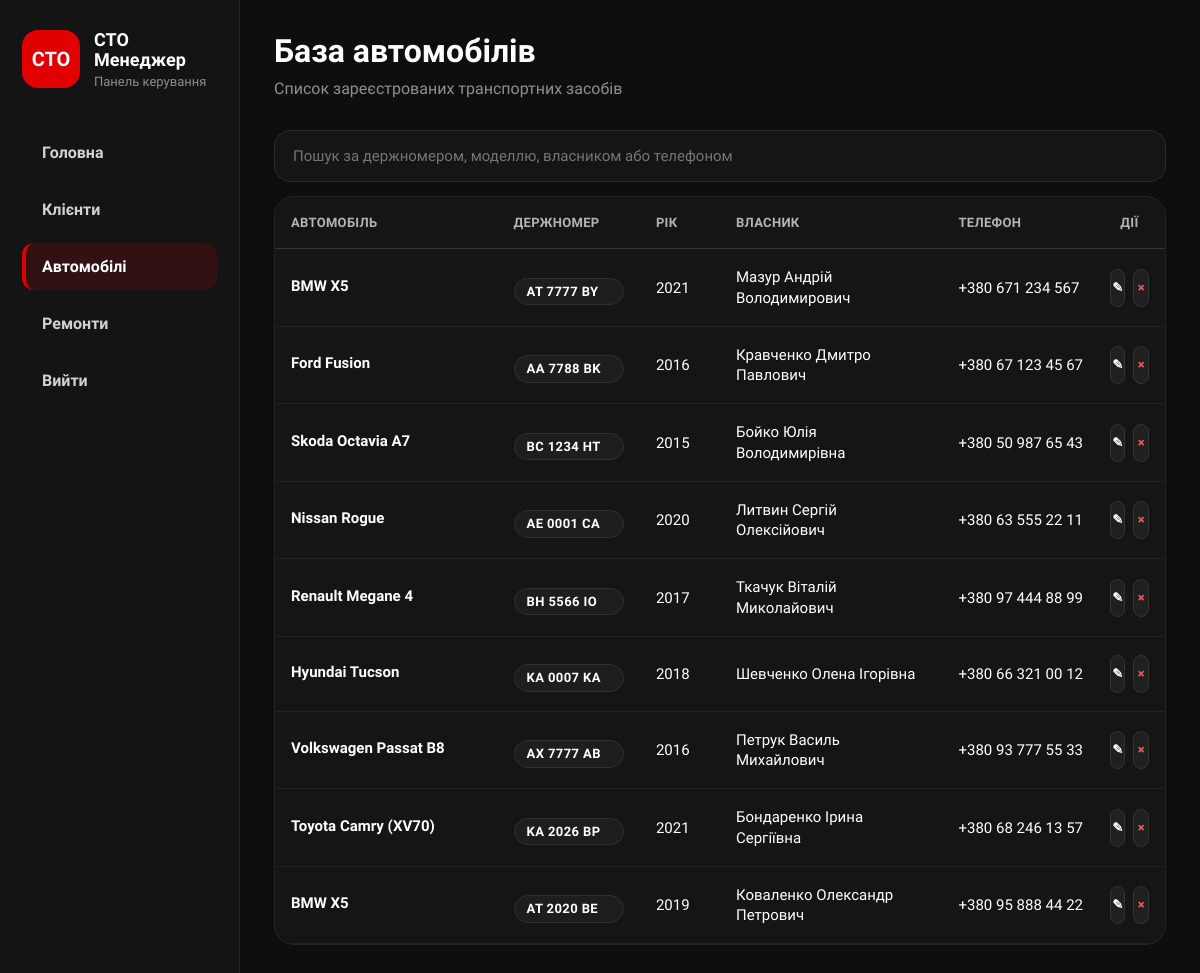
Screenshot of /cars/ with the database file from the repository.
### cars/models.py (models this page shows, shortened)
class Car(models.Model):
    class Transmission(models.TextChoices):
        MANUAL = 'manual', 'Механічна'
        AUTOMATIC = 'automatic', 'Автоматична'
        ROBOT = 'robot', 'Роботизована'
        VARIATOR = 'variator', 'Варіатор'
    class FuelType(models.TextChoices):
        PETROL = 'petrol', 'Бензин'
        DIESEL = 'diesel', 'Дизель'
        ELECTRIC = 'electric', 'Електро'
        HYBRID = 'hybrid', 'Гібрид'
        GAS = 'gas', 'Газ'
    owner = models.ForeignKey(
        Client,
        on_delete=models.CASCADE,
        related_name='cars',
        verbose_name="Власник",
        null=True,
        blank=True
    )
    make = models.CharField(
        max_length=100,
        verbose_name="Марка"
    )
    model_name = models.CharField(
        max_length=100,
        verbose_name="Модель"
    )
    license_plate = models.CharField(
        max_length=20,
        blank=True,
        verbose_name="Держномер"
    )
    vin = models.CharField(
        max_length=17,
        unique=True,
        verbose_name="VIN-код",
        validators=[MinLengthValidator(17)]
    )
    owner_name = models.CharField(
        max_length=100,
        verbose_name="ПІБ власника",
        blank=True
    )
    year = models.PositiveIntegerField(
        verbose_name="Рік випуску",
        validators=[
            MinValueValidator(1900),
            MaxValueValidator(datetime.date.today().year + 1)
        ],
        help_text="Використовуйте формат: <YYYY>"
    )
    color = models.CharField(
        max_length=50,
        verbose_name="Колір"
    )
    transmission = models.CharField(
        max_length=20,
        choices=Transmission.choices,
        default=Transmission.AUTOMATIC,
        verbose_name="Коробка передач"
    )
    fuel_type = models.CharField(
        max_length=20,
        choices=FuelType.choices,
        default=FuelType.PETROL,
        verbose_name="Тип пального"
    )
    mileage = models.PositiveIntegerField(
        default=0,
        verbose_name="Пробіг (км)"
    )
    engine_volume = models.DecimalField(
        max_digits=4,
        decimal_places=1,
        blank=True,
        null=True,
        verbose_name="Об'єм двигуна (л)"
    )
    description = models.TextField(
        blank=True,
        verbose_name="Опис"
    )
    main_image = models.ImageField(
        upload_to='cars/%Y/%m/',
        blank=True,
        null=True,
        verbose_name="Фото"
    )
    is_published = models.BooleanField(
        default=True,
        verbose_name="Опубліковано"
    )
    created_at = models.DateTimeField(
        auto_now_add=True,
        verbose_name="Дата додавання"
    )
    updated_at = models.DateTimeField(
        auto_now=True,
        verbose_name="Дата оновлення"
    )
    class Meta:
        verbose_name = "Автомобіль"
        verbose_name_plural = "Автомобілі"
        ordering = ['-created_at']

### clients/models.py (models this page shows, shortened)
class Client(models.Model):
    full_name = models.CharField(max_length=150, verbose_name="ПІБ")
    phone = models.CharField(max_length=20, unique=True, verbose_name="Телефон")
    email = models.EmailField(blank=True, null=True, verbose_name="Email")
    address = models.CharField(max_length=255, blank=True, null=True, verbose_name="Адреса")
    notes = models.TextField(blank=True, null=True, verbose_name="Примітки")
    created_at = models.DateTimeField(auto_now_add=True)
    class Meta:
        verbose_name = "Клієнт"
        verbose_name_plural = "Клієнти"
        ordering = ['full_name']

### cars/views.py (the view, shortened to what this page needs)
# urls.py: path('', views.car_list_view, name='car_list'),
def car_list_view(request):
    query = request.GET.get('q', '')
    cars = Car.objects.select_related('owner').all().order_by('-created_at')
    return render(request, 'cars/car_list.html', {
        'cars': cars,
        'query': query
    })

### cars/templates/cars/car_list.html
{% extends 'base.html' %}
{% block content %}
<div class="page-header">
    <div>
        <h1>База автомобілів</h1>
        <p>Список зареєстрованих транспортних засобів</p>
    </div>
</div>
<form method="get" class="search-panel">
    <input
        type="text"
        name="q"
        value="{{ query }}"
        placeholder="Пошук за держномером, моделлю, власником або телефоном"
        autocomplete="off"
    >
</form>
<div class="table-card">
    <table class="data-table cars-table">
        <thead>
            <tr>
                <th>Автомобіль</th>
                <th>Держномер</th>
                <th>Рік</th>
                <th>Власник</th>
                <th>Телефон</th>
                <th>Дії</th>
            </tr>
        </thead>
        <tbody>
            {% for car in cars %}
            <tr>
                <td class="car-name-cell">
                    <a href="{% url 'car_detail' car.id %}" class="car-link">
                        {{ car.make }} {{ car.model_name }}
                    </a>
                </td>
                <td>
                    {% if car.license_plate %}
                        <span class="plate-badge">{{ car.license_plate }}</span>
                    {% else %}
                        <span class="muted-text">—</span>
                    {% endif %}
                </td>
                <td>{{ car.year }}</td>
                <td class="owner-cell">
                    {% if car.owner %}
                        {{ car.owner.full_name }}
                    {% elif car.owner_name %}
                        {{ car.owner_name }}
                    {% else %}
                        <span class="muted-text">Не вказано</span>
                    {% endif %}
                </td>
                <td class="phone-cell">
                    {% if car.owner and car.owner.phone %}
                        {{ car.owner.phone }}
                    {% else %}
                        <span class="muted-text">—</span>
                    {% endif %}
                </td>
                <td>
                    <div class="actions-cell">
                        <a href="{% url 'edit_car' car.id %}" class="row-action" title="Редагувати">
                            ✎
                        </a>
                        <a href="{% url 'delete_car' car.id %}" class="row-action danger-action" title="Видалити">
                            ×
                        </a>
                    </div>
                </td>
            </tr>
            {% empty %}
            <tr>
                <td colspan="6" class="empty-row">
                    Автомобілі відсутні
                </td>
            </tr>
            {% endfor %}
        </tbody>
    </table>
</div>
{% endblock %}

### static/css/style.css (style rules this page uses)
* { margin: 0; padding: 0; box-sizing: border-box; }
html { width: 100%; min-height: 100%; scroll-behavior: smooth; }
body { width: 100%; min-height: 100vh; background: #0e0e0e; color: #ffffff; font-family: 'Montserrat', sans-serif; overflow-x: hidden; }
a { color: inherit; text-decoration: none; }
button, input, textarea, select { font-family: 'Montserrat', sans-serif; }
.page-header, .hero-actions { display: flex; justify-content: space-between; align-items: flex-start; gap: 20px; margin-bottom: 30px; }
.page-header h1, .hero-actions h1 { font-size: 32px; font-weight: 900; line-height: 1.1; margin-bottom: 8px; }
.page-header p, .hero-actions p { color: #8f8f8f; font-size: 16px; line-height: 1.45; }
.search-panel { margin-bottom: 14px; }
.search-panel input { width: 100%; background: #151515; border: 1px solid #2b2b2b; color: #ffffff; border-radius: 16px; padding: 16px 18px; font-size: 15px; }
.table-box, .section-box, .table-card, .detail-card { background: #151515; border: 1px solid #252525; border-radius: 20px; }
.table-card { overflow: hidden; }
table, .dashboard-table, .data-table { width: 100%; border-collapse: collapse; table-layout: fixed; }
th, .data-table th { text-align: left; padding: 18px 16px; color: #b4b4b4; font-size: 13px; font-weight: 900; text-transform: uppercase; letter-spacing: 0.3px; border-bottom: 1px solid #333333; }
td, .data-table td { padding: 18px 16px; border-bottom: 1px solid #232323; vertical-align: middle; font-size: 15px; line-height: 1.35; }
.cars-table th:nth-child(1), .cars-table td:nth-child(1) { width: 25%; }
.cars-table th:nth-child(2), .cars-table td:nth-child(2) { width: 16%; }
.cars-table th:nth-child(3), .cars-table td:nth-child(3) { width: 9%; }
.cars-table th:nth-child(4), .cars-table td:nth-child(4) { width: 25%; }
.cars-table th:nth-child(5), .cars-table td:nth-child(5) { width: 17%; }
.cars-table th:nth-child(6), .cars-table td:nth-child(6) { width: 8%; text-align: center; }
.car-link, .client-link { color: #ffffff; font-weight: 800; text-decoration: none; transition: 0.2s; }
.car-name-cell { text-align: left; line-height: 1.2; }
.car-name-cell .car-link { display: inline-block; margin-bottom: 4px; }
.owner-cell, .client-name-cell { line-height: 1.25; word-break: normal; }
.phone-cell { white-space: nowrap; }
.plate-badge { display: inline-flex; justify-content: flex-start; align-items: center; text-align: left; min-width: 110px; margin-top: 8px; padding: 4px 12px; border-radius: 999px; background: #1e1e1e; border: 1px solid #303030; color: #ffffff; font-size: 13px; font-weight: 800; letter-spacing: 0.4px; white-space: nowrap; }
.actions-cell, .repair-actions { display: flex; justify-content: center; align-items: center; gap: 8px; flex-wrap: nowrap; }
.row-action { display: inline-flex; align-items: center; justify-content: center; width: 38px; height: 38px; background: #202020; border: 1px solid #333333; border-radius: 10px; color: #ffffff; font-weight: 900; font-size: 13px; transition: 0.2s; }
.danger-action { color: #ff5c5c; }
input, textarea, select { width: 100%; background: #0e0e0e; border: 1px solid #303030; color: #ffffff; padding: 15px; border-radius: 14px; font-size: 15px; }

### rows the page displays
Car: make "BMW", model_name "X5", license_plate "AT 7777 BY", year "2021", owner.full_name "Мазур Андрій Володимирович", owner.phone "+380 671 234 567"
Car: make "Ford", model_name "Fusion", license_plate "AA 7788 BK", year "2016", owner.full_name "Кравченко Дмитро Павлович", owner.phone "+380 67 123 45 67"
Car: make "Skoda", model_name "Octavia A7", license_plate "BC 1234 HT", year "2015", owner.full_name "Бойко Юлія Володимирівна", owner.phone "+380 50 987 65 43"
Car: make "Nissan", model_name "Rogue", license_plate "AE 0001 CA", year "2020", owner.full_name "Литвин Сергій Олексійович", owner.phone "+380 63 555 22 11"
Car: make "Renault", model_name "Megane 4", license_plate "BH 5566 IO", year "2017", owner.full_name "Ткачук Віталій Миколайович", owner.phone "+380 97 444 88 99"
Car: make "Hyundai", model_name "Tucson", license_plate "KA 0007 KA", year "2018", owner.full_name "Шевченко Олена Ігорівна", owner.phone "+380 66 321 00 12"
Car: make "Volkswagen", model_name "Passat B8", license_plate "AX 7777 AB", year "2016", owner.full_name "Петрук Василь Михайлович", owner.phone "+380 93 777 55 33"
Car: make "Toyota", model_name "Camry (XV70)", license_plate "KA 2026 BP", year "2021", owner.full_name "Бондаренко Ірина Сергіївна", owner.phone "+380 68 246 13 57"
Car: make "BMW", model_name "X5", license_plate "AT 2020 BE", year "2019", owner.full_name "Коваленко Олександр Петрович", owner.phone "+380 95 888 44 22"
